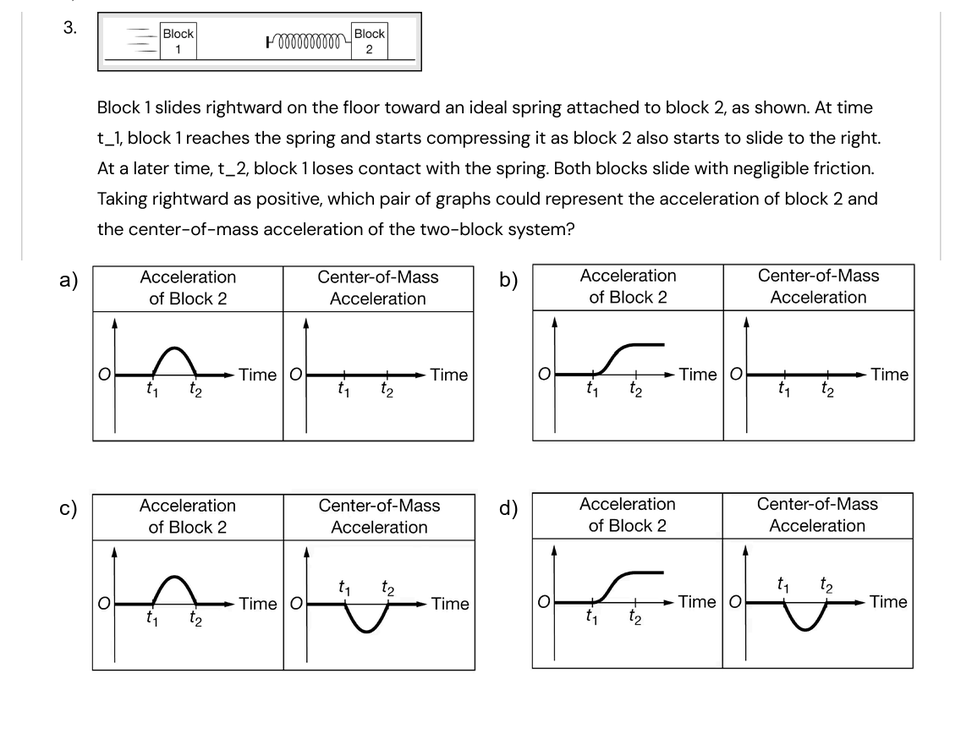
#> input picture VectorSelect by Mr. F/assets/cards/app1_unit1_midterm_review_q3.png, 961 x 734 px, shrunk from 1136 x 868 before the run; its folder holds only this picture in this run
$ python audit_card_geo.py
#> lines starting #> are read from the running program, lines starting #| are printed output that depends on the picture
#!/usr/bin/env python3
"""
Card integrity auditor — pure geometry, no OCR required.

We check the bottom 15% of each card PNG for non-white pixels.
If the region is too bright (>95% white), we suspect the bottom got clipped.

Additionally, we check that the image is not absurdly short (<150px tall),
which would indicate a gross crop failure.
"""
from pathlib import Path
from PIL import Image
import csv

CARDS_DIR = Path(__file__).resolve().parent.parent / "assets" / "cards"
WHITE_THRESHOLD = 240       # 0-255, > this is considered white
MIN_NONWHITE_RATIO = 0.04   # at least 4% non-white pixels in bottom band
BOTTOM_BAND_PCT = 0.18      # inspect bottom 18% of height
MIN_HEIGHT_PX = 150         # reject cards shorter than this

def audit_card(path: Path) -> dict:
    try:
        im = Image.open(path)
#> im is the input picture: PIL image 961x734 RGB; mean R, G, B 241.6, 241.6, 241.6
        im.load()
    except Exception as e:
        return {"file": path.name, "status": "ERROR", "error": str(e)[:100]}

    w, h = im.size
#> w = 961; h = 734
    if h < MIN_HEIGHT_PX:
        return {"file": path.name, "status": "TOO_SHORT", "height": h}

    # Convert to greyscale and crop bottom band
    grey = im.convert("L")
    band_top = int(h * (1 - BOTTOM_BAND_PCT))
#> band_top = 601
    band = grey.crop((0, band_top, w, h))
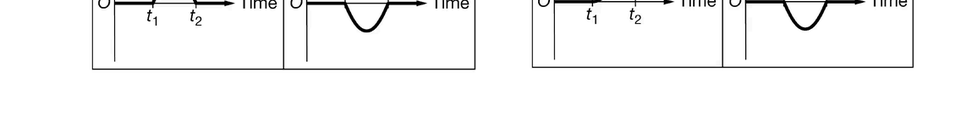
#> band: PIL image 961x133 L; min 0, max 255, mean 247

    # Count non-white pixels
    total = band.width * band.height
#> total = 127813
    nonwhite = sum(1 for p in band.getdata() if p < WHITE_THRESHOLD)
#> nonwhite = 6579
    ratio = nonwhite / total if total else 0
#> ratio = 0.0515

    if ratio < MIN_NONWHITE_RATIO:
        status = "CLIPPED_BOTTOM"
    else:
        status = "OK"

    return {
        "file": path.name,
        "status": status,
        "height": h,
        "width": w,
        "nonwhite_ratio": round(ratio, 4),
    }

def main():
    files = sorted(CARDS_DIR.glob("*.png"))
    print(f"Scanning {len(files)} cards...")

    results = []
    for i, f in enumerate(files, 1):
        if i % 100 == 0:
            print(f"  {i}/{len(files)}")
        results.append(audit_card(f))

    # Summary
    from collections import Counter
    cnt = Counter(r["status"] for r in results)
#> cnt = {'OK': 1}
    print("\n=== SUMMARY ===")
    for status, count in cnt.most_common():
        print(f"  {status:20s} : {count}")
#> this loop made 1 pass
#> (status, count) on pass 1: ('OK', 1)
#|   OK                   : 1

    # CSV
    out = CARDS_DIR.parent / "card_audit_geo.csv"
    with open(out, "w", newline="", encoding="utf-8") as fh:
        writer = csv.DictWriter(fh, fieldnames=["file", "status", "height", "width", "nonwhite_ratio"])
        writer.writeheader()
        for r in results:
            writer.writerow(r)
#> this loop made 1 pass
    print(f"\nCSV written to {out}")

    # Problems
    bad = [r for r in results if r["status"] not in ("OK", "ERROR")]
#> bad = []
    if bad:
        print(f"\n=== {len(bad)} PROBLEMS ===")
        for r in bad[:30]:
            print(f"  {r['file']:40s} {r['status']:15s} h={r.get('height',0)}px ratio={r.get('nonwhite_ratio',0)}")
    else:
        print("\n✅ No clipping detected.")

if __name__ == "__main__":
    main()

$ run again, on VectorSelect by Mr. F/assets/cards/app1_unit1_unit_1_practice_exam_q1.png
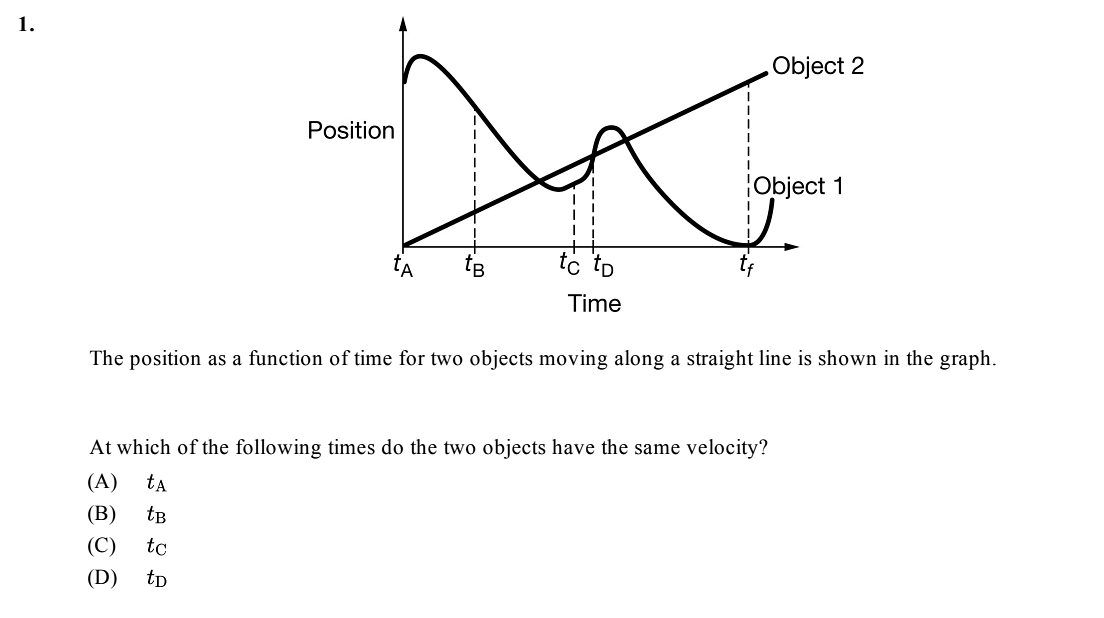
#> input picture VectorSelect by Mr. F/assets/cards/app1_unit1_unit_1_practice_exam_q1.png, 1104 x 618 px
#> in audit_card, im is the input picture: PIL image 1104x618 RGB; min 0, max 255, mean 249.5
#> in audit_card, `band = grey.crop((0, band_top, w, h))`:
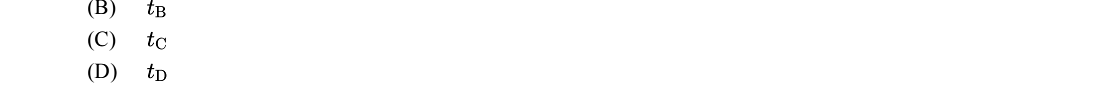
#> band: PIL image 1104x112 L; min 0, max 255, mean 253.7
#> nonwhite = 977
#> ratio = 0.0079
#> cnt = {'CLIPPED_BOTTOM': 1}
#> the loop in main, `for status, count in cnt.most_common():` made 1 pass
#> (status, count) on pass 1: ('CLIPPED_BOTTOM', 1)
#> (printed output is left out)
#> the loop in main, `for r in results:` made 1 pass
#> bad = 1 item
#| === 1 PROBLEMS ===
#> the loop in main, `for r in bad[:30]:` made 1 pass
#|   app1_unit1_unit_1_practice_exam_q1.png   CLIPPED_BOTTOM  h=618px ratio=0.0079

$ run again, on VectorSelect by Mr. F/assets/cards/app1_unit1_unit_1_practice_exam_q10.png
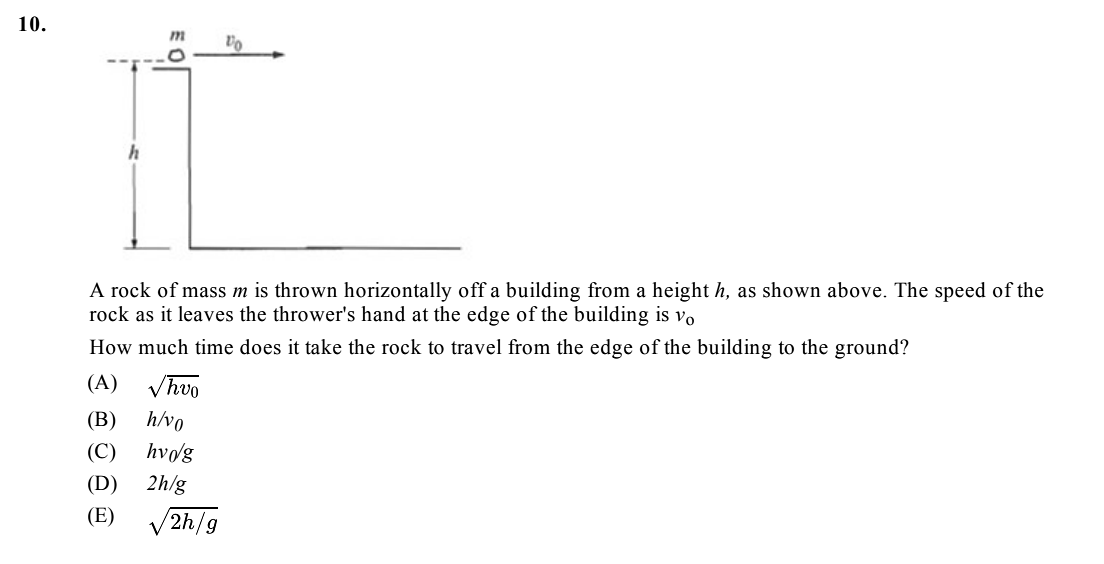
#> input picture VectorSelect by Mr. F/assets/cards/app1_unit1_unit_1_practice_exam_q10.png, 1104 x 564 px
#> in audit_card, im is the input picture: PIL image 1104x564 RGB; min 0, max 255, mean 250.2
#> in audit_card, `band = grey.crop((0, band_top, w, h))`:
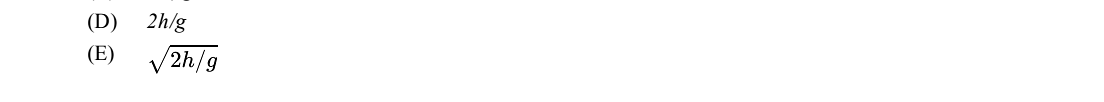
#> band: PIL image 1104x102 L; min 0, max 255, mean 253.3
#> nonwhite = 1185
#> ratio = 0.0105
#> cnt = {'CLIPPED_BOTTOM': 1}
#> the loop in main, `for status, count in cnt.most_common():` made 1 pass
#> (status, count) on pass 1: ('CLIPPED_BOTTOM', 1)
#> (printed output is left out)
#> the loop in main, `for r in results:` made 1 pass
#> bad = 1 item
#| === 1 PROBLEMS ===
#> the loop in main, `for r in bad[:30]:` made 1 pass
#|   app1_unit1_unit_1_practice_exam_q10.png  CLIPPED_BOTTOM  h=564px ratio=0.0105
